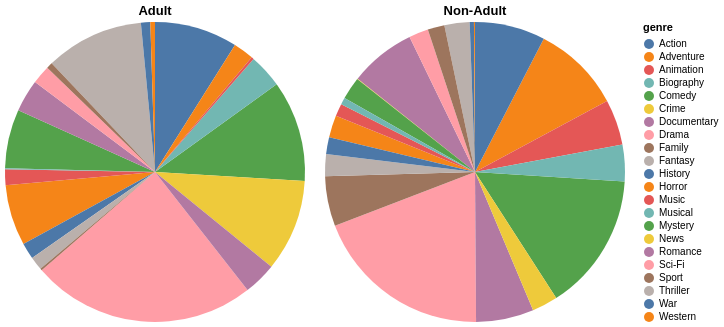

Here is the notebook cell this chart was saved with:
### Code cell
adult_pie = alt.Chart(df2_2[df2_2["type"] == "Adult"]).mark_arc().encode(
    theta="count:Q",
    color="genre:N",
    tooltip=["genre", "count"]
).properties(title="Adult")

nonadult_pie = alt.Chart(df2_2[df2_2["type"] == "Non-Adult"]).mark_arc().encode(
    theta="count:Q",
    color="genre:N",
    tooltip=["genre", "count"]
).properties(title="Non-Adult")

adult_pie | nonadult_pie

### Figure 1 — Vega-Lite specification as saved in the notebook (floating-point values rounded to 4 significant figures)
{"config": {"view": {"continuousWidth": 300, "continuousHeight": 300}}, "hconcat": [{"data": {"name": "data-2bf5ebb230346b3cce79a67174215414"}, "mark": {"type": "arc"}, "encoding": {"color": {"field": "genre", "type": "nominal"}, "theta": {"field": "count", "type": "quantitative"}, "tooltip": [{"field": "genre", "type": "nominal"}, {"field": "count", "type": "quantitative"}]}, "title": "Adult"}, {"data": {"name": "data-dd869e438780a0c6706529c4e99abb91"}, "mark": {"type": "arc"}, "encoding": {"color": {"field": "genre", "type": "nominal"}, "theta": {"field": "count", "type": "quantitative"}, "tooltip": [{"field": "genre", "type": "nominal"}, {"field": "count", "type": "quantitative"}]}, "title": "Non-Adult"}], "$schema": "https://vega.github.io/schema/vega-lite/v5.20.1.json", "datasets": {"data-2bf5ebb230346b3cce79a67174215414": [{"genre": "Drama", "count": 484, "type": "Adult"}, {"genre": "Comedy", "count": 218, "type": "Adult"}, {"genre": "Thriller", "count": 212, "type": "Adult"}, {"genre": "Crime", "count": 198, "type": "Adult"}, {"genre": "Action", "count": 179, "type": "Adult"}, {"genre": "Horror", "count": 131, "type": "Adult"}, {"genre": "Mystery", "count": 127, "type": "Adult"}, {"genre": "Biography", "count": 73, "type": "Adult"}, {"genre": "Documentary", "count": 71, "type": "Adult"}, {"genre": "Romance", "count": 70, "type": "Adult"}, {"genre": "Adventure", "count": 44, "type": "Adult"}, {"genre": "Sci-Fi", "count": 40, "type": "Adult"}, {"genre": "History", "count": 35, "type": "Adult"}, {"genre": "Music", "count": 34, "type": "Adult"}, {"genre": "Fantasy", "count": 29, "type": "Adult"}, {"genre": "War", "count": 20, "type": "Adult"}, {"genre": "Sport", "count": 13, "type": "Adult"}, {"genre": "Western", "count": 10, "type": "Adult"}, {"genre": "Animation", "count": 5, "type": "Adult"}, {"genre": "Family", "count": 4, "type": "Adult"}, {"genre": "Musical", "count": 2, "type": "Adult"}], "data-dd869e438780a0c6706529c4e99abb91": [{"genre": "Drama", "count": 341, "type": "Non-Adult"}, {"genre": "Comedy", "count": 263, "type": "Non-Adult"}, {"genre": "Adventure", "count": 169, "type": "Non-Adult"}, {"genre": "Action", "count": 134, "type": "Non-Adult"}, {"genre": "Romance", "count": 126, "type": "Non-Adult"}, {"genre": "Documentary", "count": 110, "type": "Non-Adult"}, {"genre": "Family", "count": 95, "type": "Non-Adult"}, {"genre": "Animation", "count": 87, "type": "Non-Adult"}, {"genre": "Biography", "count": 70, "type": "Non-Adult"}, {"genre": "Crime", "count": 49, "type": "Non-Adult"}, {"genre": "Thriller", "count": 48, "type": "Non-Adult"}, {"genre": "Mystery", "count": 43, "type": "Non-Adult"}, {"genre": "Horror", "count": 42, "type": "Non-Adult"}, {"genre": "Fantasy", "count": 42, "type": "Non-Adult"}, {"genre": "Sci-Fi", "count": 37, "type": "Non-Adult"}, {"genre": "Sport", "count": 32, "type": "Non-Adult"}, {"genre": "History", "count": 32, "type": "Non-Adult"}, {"genre": "Music", "count": 24, "type": "Non-Adult"}, {"genre": "Musical", "count": 13, "type": "Non-Adult"}, {"genre": "War", "count": 8, "type": "Non-Adult"}, {"genre": "Western", "count": 2, "type": "Non-Adult"}, {"genre": "News", "count": 1, "type": "Non-Adult"}]}}
